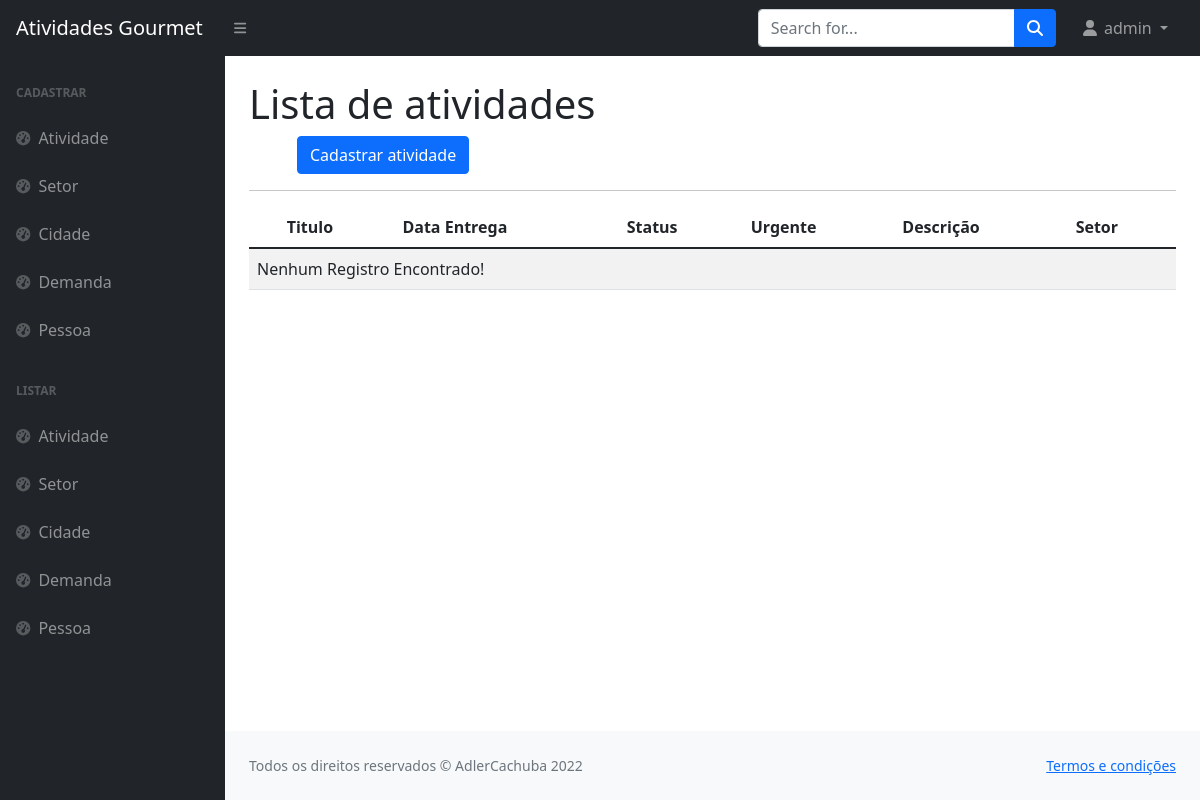
Page /listar/atividade/ (signed in) on the earlier database version.
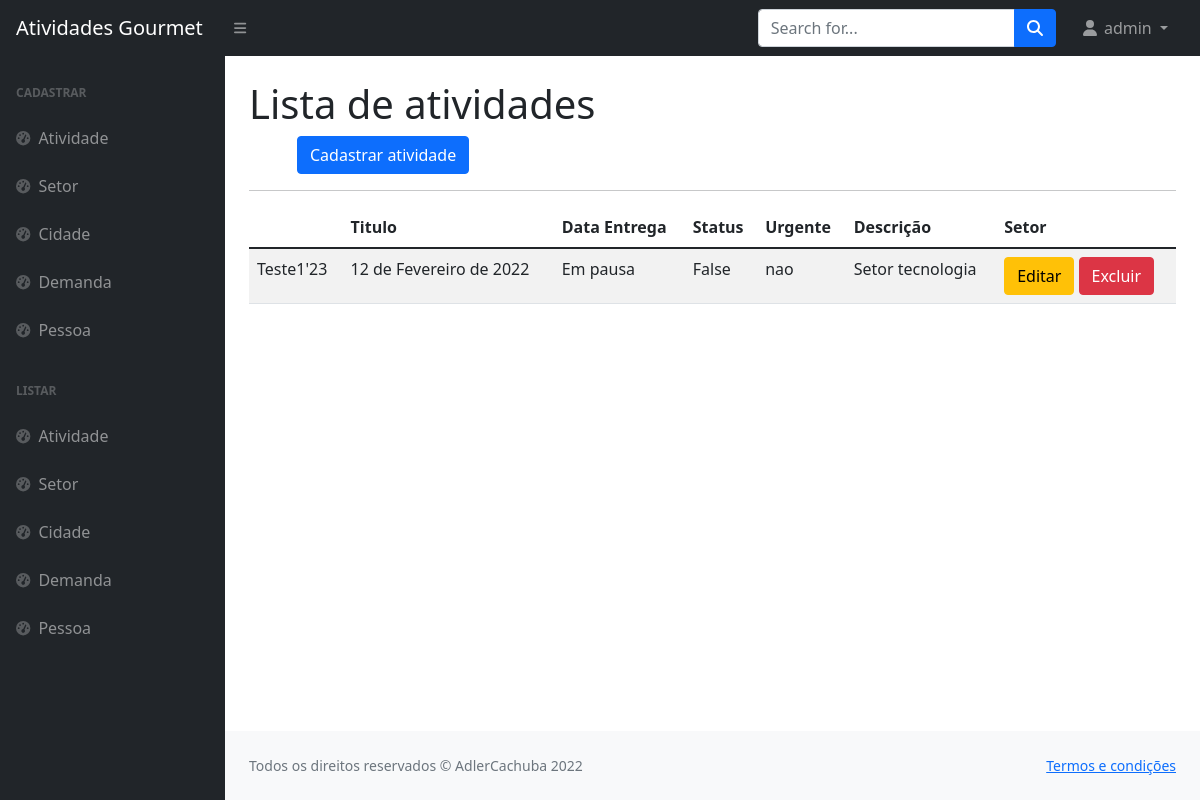
Same page on the later database version.
### paginas/models.py (models this page shows, shortened)
class Atividade(models.Model):
    titulo = models.CharField(
        max_length=100, verbose_name="Título da demanda", help_text="Digite o título da demanda")
    data_entrega = models.DateField(verbose_name='Data de entrega')
    status = models.CharField(max_length=100, verbose_name="Status da demanda")
    is_urgente = models.BooleanField(verbose_name="É urgente?")
    descricao = models.CharField(
        max_length=100, verbose_name="Descrição da demanda")
    setor = models.ForeignKey(Setor, on_delete=models.PROTECT, null=True)
    criado_em = models.DateTimeField(auto_now_add=True)
    atualizado_em = models.DateTimeField(auto_now=True)
    usuario = models.ForeignKey(User, on_delete=models.PROTECT)

class Setor(models.Model):
    nome = models.CharField(max_length=100, verbose_name="Nome do setor")
    area_atuacao = models.CharField(
        max_length=100, verbose_name="Área de atuação")
    email = models.CharField(max_length=100, verbose_name="Email")
    criado_em = models.DateTimeField(auto_now_add=True)
    atualizado_em = models.DateTimeField(auto_now=True)
    usuario = models.ForeignKey(User, on_delete=models.PROTECT)
    def __str__(self):
        return '{}'.format(self.nome)

### paginas/views.py (the view)
# urls.py: path('listar/atividade/', AtividadeList.as_view(), name='listar-atividade'),
class AtividadeList(LoginRequiredMixin, GroupRequiredMixin,  ListView):
    model = Atividade
    template_name = 'paginas/listas/atividade.html'
    group_required = u"Administrador"
    def get_queryset(self):
        self.object_list = Atividade.objects.filter(usuario=self.request.user)
        return self.object_list

### paginas/templates/paginas/listas/atividade.html
{% extends 'paginas/modelo.html' %}
{% load static %}
{% block conteudo %}
<h1 class="mt-4">Lista de atividades</h1>
<a href="{% url 'cadastrar-atividade' %}" class="btn btn-primary float-right ms-5">Cadastrar atividade</a>
<hr>
<table class="table table-striped">
    <thead>
        <tr>
            <th>
            </th>
            <th>Titulo</th>
            <th>Data Entrega</th>
            <th>Status</th>
            <th>Urgente</th>
            <th>Descrição</th>
            <th>Setor</th>
        </tr>
    </thead>
    <tbody>
        {% for obj in object_list %}
            <tr>
                <td>{{obj.titulo}}</td>
                <td>{{obj.data_entrega}}</td>
                <td>{{obj.status}}</td>
                <td>{{obj.is_urgente}}</td>
                <td>{{obj.descricao}}</td>
                <td>{{obj.setor}}</td>
                <td>
                    <a href="{% url 'editar-atividade' obj.pk %}" class="btn btn-warning">
                        Editar</a>
                    <a href="{% url 'excluir-atividade' obj.pk %}" class="btn btn-danger">
                        Excluir</a>
                </td>
            </tr>
        {% empty %}
            <tr>
                <td colspan="100%">Nenhum Registro Encontrado!</td>
            </tr>
        {% endfor %}
    </tbody>
</table>
{% endblock %}

### paginas/templates/paginas/modelo.html (shortened to what this page needs)
{% load static %}
<!DOCTYPE html>
<html lang="en">
<head>
    <link href="https://cdn.jsdelivr.net/npm/simple-datatables@latest/dist/style.css" rel="stylesheet" />
    <link href="{% static 'css/styles.css' %}" rel="stylesheet" />
</head>
<body class="sb-nav-fixed">
    {% block menu %}
    <nav class="sb-topnav navbar navbar-expand navbar-dark bg-dark">
        <a class="navbar-brand ps-3" href="http://127.0.0.1:8080/">Atividades Gourmet</a>
        <button class="btn btn-link btn-sm order-1 order-lg-0 me-4 me-lg-0" id="sidebarToggle" href="#!"><i
                class="fas fa-bars"></i></button>
        <form class="d-none d-md-inline-block form-inline ms-auto me-0 me-md-3 my-2 my-md-0">
            <div class="input-group">
                <input class="form-control" type="text" placeholder="Search for..." aria-label="Search for..."
                    aria-describedby="btnNavbarSearch" />
                <button class="btn btn-primary" id="btnNavbarSearch" type="button"><i
                        class="fas fa-search"></i></button>
            </div>
        </form>
        <ul class="navbar-nav ms-auto ms-md-0 me-3 me-lg-4">
            {% if request.user.is_authenticated %}
            <li class="nav-item dropdown">
                <a class="nav-link dropdown-toggle" id="navbarDropdown" href="#" role="button" data-bs-toggle="dropdown"
                    aria-expanded="false"><i class="fas fa-user fa-fw"></i>
                    {{ request.user }}
                </a>
            </li>
            {% else %}
            <li class="nav-item">
                <a class="btn btn-success" href="{% url 'login' %}">Entrar</a>
            </li>
            {% endif %}
        </ul>
    </nav>
    {% endblock %}
    <div id="layoutSidenav">
            {% block menu-lateral %}
        <div id="layoutSidenav_nav">
            <nav class="sb-sidenav accordion sb-sidenav-dark" id="sidenavAccordion">
                <div class="sb-sidenav-menu">
                    <div class="nav">
                        <div class="sb-sidenav-menu-heading">Cadastrar</div>
                        <a class="nav-link" href="/cadastrar/atividade/">
                            <div class="sb-nav-link-icon"><i class="fas fa-tachometer-alt"></i></div>
                            Atividade
                        </a>
                        <a class="nav-link" href="/cadastrar/setor/">
                            <div class="sb-nav-link-icon"><i class="fas fa-tachometer-alt"></i></div>
                            Setor
                        </a>
                        <a class="nav-link" href="/cadastrar/cidade/">
                            <div class="sb-nav-link-icon"><i class="fas fa-tachometer-alt"></i></div>
                            Cidade
                        </a>
                        <a class="nav-link" href="/cadastrar/demanda/">
                            <div class="sb-nav-link-icon"><i class="fas fa-tachometer-alt"></i></div>
                            Demanda
                        </a>
                        <a class="nav-link" href="/cadastrar/pessoa/">
                            <div class="sb-nav-link-icon"><i class="fas fa-tachometer-alt"></i></div>
                            Pessoa
                        </a>
    <div class="sb-sidenav-menu-heading">Listar</div>
    <a class="nav-link" href="/listar/atividade/">
        <div class="sb-nav-link-icon"><i class="fas fa-tachometer-alt"></i></div>
        Atividade
    </a>
    <a class="nav-link" href="/listar/setor/">
        <div class="sb-nav-link-icon"><i class="fas fa-tachometer-alt"></i></div>
        Setor
    </a>
    <a class="nav-link" href="/listar/cidade/">
        <div class="sb-nav-link-icon"><i class="fas fa-tachometer-alt"></i></div>
        Cidade
    </a>
    <a class="nav-link" href="/listar/demanda/">
        <div class="sb-nav-link-icon"><i class="fas fa-tachometer-alt"></i></div>
        Demanda
    </a>
    <a class="nav-link" href="/listar/pessoa/">
        <div class="sb-nav-link-icon"><i class="fas fa-tachometer-alt"></i></div>
        Pessoa
    </a>
                    </div>
                </div>
            </nav>
        </div>
        {% endblock %}
        <div id="layoutSidenav_content">
            <main>
                <div class="container-fluid px-4">
                    {% block conteudo %}{% endblock %}
            </main>
            <footer class="py-4 bg-light mt-auto">
                <div class="container-fluid px-4">
                    <div class="d-flex align-items-center justify-content-between small">
                        {% block rodape %}
                        <div class="text-muted">Todos os direitos reservados &copy; AdlerCachuba 2022</div>
                        <div>
                            <a href="https://picsum.photos/200/300">Termos e condições</a>
                        </div>
                        {% endblock %}
                    </div>
                </div>
            </footer>
        </div>
    </div>
</body>
</html>

Differences in the rows shown:
added Atividade: titulo "Teste1'23", data_entrega "12 de Fevereiro de 2022", status "Em pausa", is_urgente "False", descricao "nao", setor "Setor tecnologia"
Other differences:
text no longer shown: "Nenhum Registro Encontrado!"
